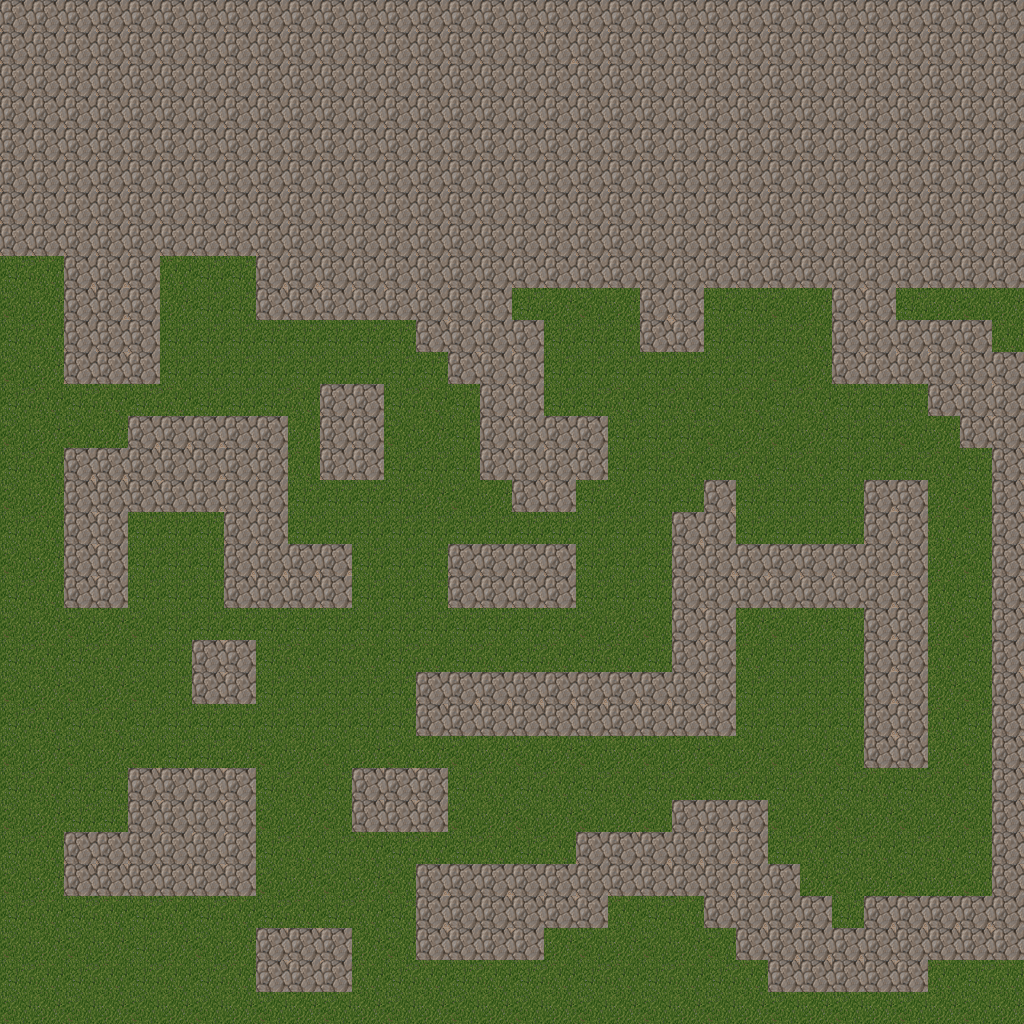

Tiled map render using the project's own tile images. Description and the map definition, with tile-layer contents summarised, below:
An orthogonal 32x32 tile map with 32x32 px tiles, 2 tile layers (Tile Layer 1, Tile Layer 2).

<map version="1.0" orientation="orthogonal" width="32" height="32" tilewidth="32" tileheight="32">
 <tileset firstgid="1" name="test" tilewidth="32" tileheight="32">
  <image source="image.png" width="512" height="512" />
 </tileset>
 <layer name="Tile Layer 1" width="32" height="32">
  <data>[1024 cells, 1024 non-empty, 4 distinct tile ids]</data>
 </layer>
 <layer name="Tile Layer 2" width="32" height="32">
  <data>[1024 cells, 551 non-empty, 4 distinct tile ids]</data>
 </layer>
</map>
